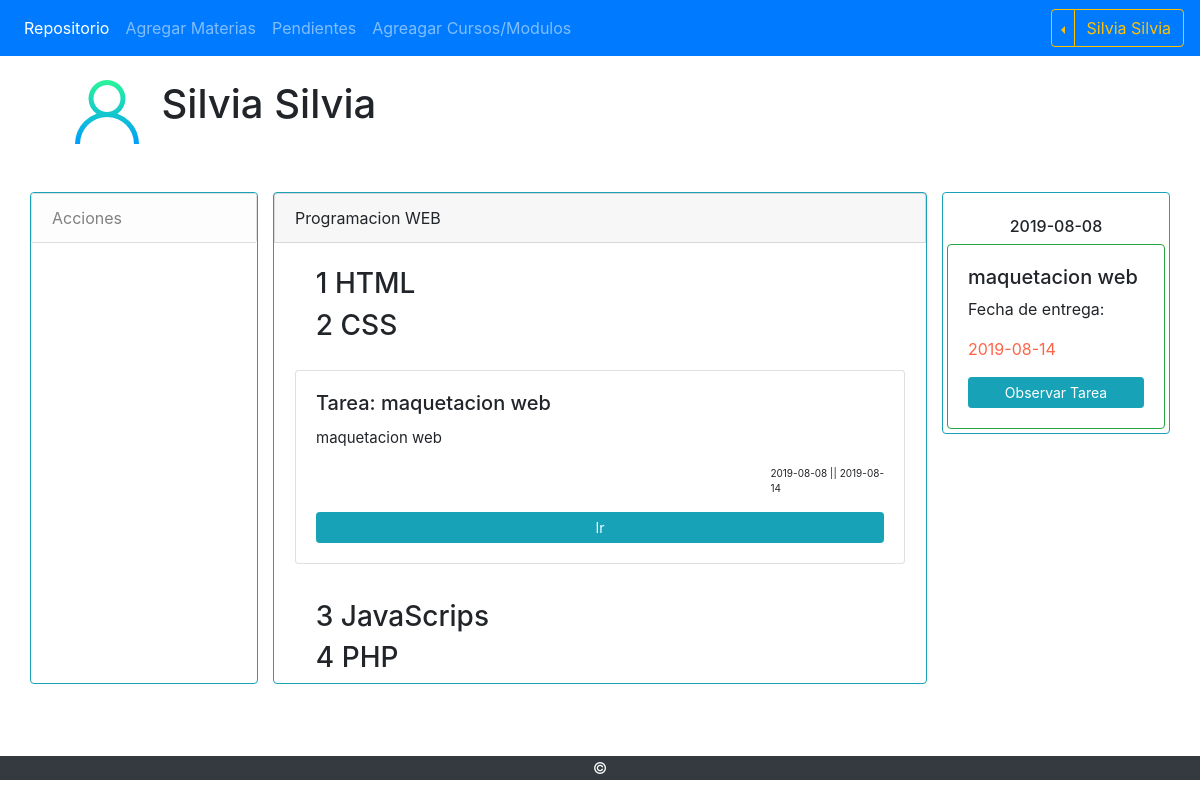
Screenshot of /curso.php?id_mat=37&mat=Programacion WEB (signed in) with the database file from the repository.
### tables this page shows
CREATE TABLE IF NOT EXISTS `unidades` (
  `id` int(11) NOT NULL AUTO_INCREMENT,
  `numero` char(2) DEFAULT NULL,
  `unidad` varchar(255) DEFAULT NULL,
  `id_mat` int(11) DEFAULT NULL,
  PRIMARY KEY (`id`)
);

CREATE TABLE IF NOT EXISTS `conf_tarea` (
  `id` int(11) NOT NULL AUTO_INCREMENT,
  `tarea` varchar(255) NOT NULL,
  `descripcion` varchar(255) DEFAULT NULL,
  `img` enum('si','no') DEFAULT NULL,
  `doc` enum('si','no') DEFAULT NULL,
  `arc` enum('si','no') DEFAULT NULL,
  `mat_arc` longblob,
  `f_inicio` date NOT NULL,
  `f_fin` date NOT NULL,
  `id_mat` int(11) DEFAULT NULL,
  `id_unidad` int(11) DEFAULT NULL,
  PRIMARY KEY (`id`)
);

### php/helpers.php (called while the page is built, shortened)
<?php
function Conseguir_unidades($conexion, $id_mat){
    $sql = "SELECT m.materia, u.id, u.numero, u.unidad "
            . "FROM unidades AS u INNER JOIN materias AS m ON m.id = u.id_mat "
            . "WHERE m.id = $id_mat";
    $uni = mysqli_query($conexion, $sql);
    $unidades = array();
    if ($uni && mysqli_num_rows($uni) >= 1){
        $unidades = $uni;
    }
    return $unidades;
}
function Tareas_Unidad($conexion, $id_uni){
    $sql = "SELECT id, tarea, descripcion, f_inicio, f_fin "
            . "FROM conf_tarea WHERE id_unidad = $id_uni";
    $tar = mysqli_query($conexion, $sql);
    $tareas = array();
    if ($tar && mysqli_num_rows($tar) >= 1){
        $tareas = $tar;
    }
    return $tareas;
}
function Tareas_Pendientes($conexion){
    $dia_hoy = date('Y-m-d');
    $sql = "SELECT * FROM `conf_tarea` WHERE f_inicio = '$dia_hoy'";
    $tar = mysqli_query($conexion, $sql);
    $tareas = array();
    if ($tar && mysqli_num_rows($tar) >= 1){
        $tareas = $tar;
    }
    return $tareas;
}

### curso.php (the view, shortened to what this page needs)
<?php include_once 'includes/cabecera.php'; ?>
<br>
<div class="container-fluid mx-auto row" style="width: 90%; margin-left:5%">
    <img src="img/usuario.png">&nbsp; &nbsp; &nbsp;<h1> <?= $_SESSION['nombre'].' '.$_SESSION['apellido'] ?> </h1>
</div>
<div class="container-fluid mx-auto mt-4 mb-4 row">
    <?php require_once 'includes/sidebar.php'; ?>
    <div class="container-fluid mx-auto" style="width: 60%;">
        <div class="border border-info rounded">
            <div class="card card-header mx-auto">
                <?= $_GET["mat"] ?>
            </div>
            <br>
            <?php
            $id_mat = intval($_GET['id_mat']);
            $uni = Conseguir_unidades($bd, $id_mat);
            if (!empty($uni)){
                while ($unidad = mysqli_fetch_assoc($uni)){
            ?>
                <div class="row">
                    <h3 class="offset-md-1"> <?= $unidad['numero'].' '.$unidad['unidad'] ?> </h3>
                </div>
                <?php
                    $id_uni = $unidad['id'];
                    $tar = Tareas_Unidad($bd, $id_uni);
                    if (!empty($tar)){
                        while ($tarea = mysqli_fetch_assoc($tar)){
                ?>
                <div class="card-body row">
                    <div class="card card-body ml-3 mr-3 mb-3" style="width: 30%;">
                        <h5 class="card-title"> Tarea: <?= ' '.$tarea['tarea'] ?> </h5>
                        <p class="card-text text-justify" style="font-size: 15px;"> <?= $tarea['descripcion'] ?> </p>
                        <p class="card-text text-justify" style="font-size: 10px; margin-left: 80%;"> <?= $tarea['f_inicio'].' || '.$tarea['f_fin'] ?> </p>
                        <a href="obs_tarea.php?id_tar=<?= $tarea['id'] ?>" class="btn btn-info btn-sm"> Ir </a>
                    </div>
                </div>
                <?php
                        }
                    }
                ?>
            <?php
                }
            }
            ?>
        </div>
    </div>
    <?php require_once 'includes/dia_tarea.php'; ?>
</div>
</div>
<?php include_once 'includes/pie.php'; ?>

### includes/dia_tarea.php (shortened to what this page needs)
<span style="height:100%;width: 20%;">
    <div class="border border-info rounded">
        <div class="text-center">
            <br>
            <h6><?php echo date('Y-m-d'); ?></h6>
        </div>
        <?php
        if ($_SESSION['rol'] == 1):
            $t = Tareas_Pendientes($bd);
            if (!empty($t)){
                while ($tarea = mysqli_fetch_assoc($t)){
        ?>
        <div class="card-body border border-success rounded m-1">
            <h5> <?php echo $tarea['tarea'] ?> </h5>
            <p> Fecha de entrega: </p><p style="color: tomato;"> <?= $tarea['f_fin'] ?>  </p>
            <a class="btn btn-info color-light btn-sm btn-block" href="obs_tarea.php?id_tar=<?= $tarea['id'] ?>"> Observar Tarea </a>
        </div>
        <?php
                }
        } elseif (empty ($t)) {
        ?>
        <p style="font-size: 13px; text-align: center; margin-top: 20%;"> Por el momento no hay Tareas </p>
        <?php
        }
        endif;
        ?>
    </div>
    <br>
</span>

### rows the page displays
unidades: numero "1", unidad "HTML"
unidades: numero "2", unidad "CSS"
conf_tarea: tarea "maquetacion web", descripcion "maquetacion web", f_inicio "2019-08-08", f_fin "2019-08-14"
unidades: numero "3", unidad "JavaScrips"
unidades: numero "4", unidad "PHP"

### other values shown
$_SESSION['nombre'] "Silvia"
$_SESSION['apellido'] "Silvia"
$_GET["mat"] "Programacion WEB"
